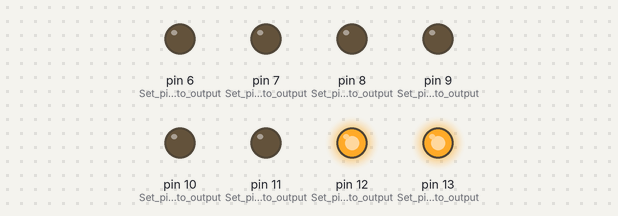
Recording of a sketch running on a simulated Arduino Uno, built with avr-gcc and run on an emulated ATmega328P. Shown: output pins drawn as LEDs (lit = HIGH).

Above: at 0.14 s.
At 5.6 s:
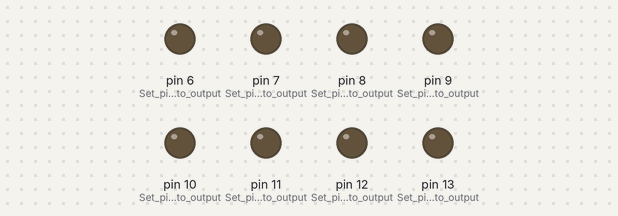
At 22.5 s:
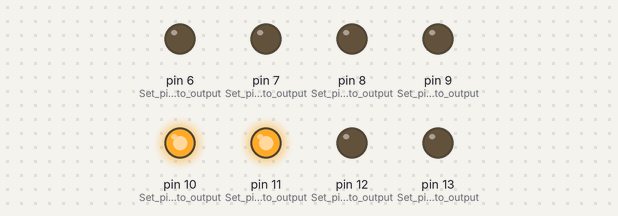
At 38.3 s:
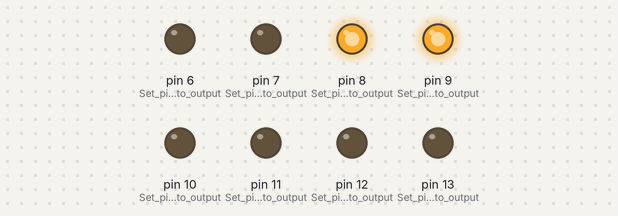
Timing chart, 0 to 40.0 s (numbered marks = the images above):
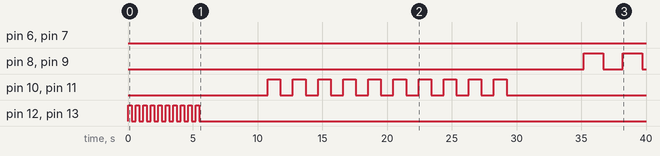

The sketch:

Cloud_s_Footprint_-_ADD.ino
```cpp
void setup() {

  //Red
  pinMode(13,OUTPUT);       // Set pin 13 to output
  pinMode(12,OUTPUT);       // Set pin 12 to output

  //Blue
  pinMode(11,OUTPUT);       // Set pin 11 to output
  pinMode(10,OUTPUT);       // Set pin 10 to output

  //Green
  pinMode(9,OUTPUT);       // Set pin 9 to output
  pinMode(8,OUTPUT);       // Set pin 8 to output

  //Yellow
  pinMode(7,OUTPUT);       // Set pin 7 to output
  pinMode(6,OUTPUT);       // Set pin 6 to output

  //Initialize

  blinkLoop();            //Cycling blink loop
  allBlink();             // Blinking all at once

  blinkRed();             //Red
  blinkBlue();            //Blue
  blinkGreen();           //Green
  blinkYellow();          //Yellow
}


void loop() {

  blinkLoop();           //Cycling blink loop
  allBlink();            //All Blinking
}


void allBlink() {

  for(int i=0; i<10; i=i+1) {

    digitalWrite(13, HIGH); //Red 1
    digitalWrite(12, HIGH); //Red 2
    digitalWrite(11, HIGH); //Blue 1
    digitalWrite(10, HIGH); //Blue 2
    digitalWrite(9, HIGH);  //Green 1
    digitalWrite(8, HIGH);  //Green 2
    digitalWrite(7, HIGH);  //Yellow 1
    digitalWrite(6, HIGH);  //Yellow 2
    delay(4360);              // Wait 4.36 seconds
    digitalWrite(13, LOW);  //Red 1
    digitalWrite(12, LOW);  //Red 2
    digitalWrite(11, LOW);  //Blue 1
    digitalWrite(10, LOW);  //Blue 2
    digitalWrite(9, LOW);   //Green 1
    digitalWrite(8, LOW);   //Green 2
    digitalWrite(7, LOW);   //Yellow 1
    digitalWrite(6, LOW);   //Yellow 2
    delay(4360);              // Wait 4.36 seconds
    }

}

void blinkLoop() {        //Cycling blink loop

  for(int i=0; i<1; i=i+1) {
    blinkRed();            // Red LED's 1 & 2
    delay(5000);             // Wait 5 seconds
    blinkBlue();           // Blue LED's 1 & 2
    delay(5000);             // Wait 5 seconds
    blinkGreen();          // Green LED's 1 & 2
    delay(5000);             // Wait 5 seconds
    blinkYellow();         // Yellow LED's 1 & 2
    delay(5000);            // Wait 5 seconds
  }
}


void blinkRed() {

  for(int i=0; i<10; i=i+1) {
    digitalWrite(13, HIGH);   // Red 1
    digitalWrite(12, HIGH);   // Red 2
    delay(290);                 //Wait .29 sec
    digitalWrite(13, LOW);    // Red 1
    digitalWrite(12, LOW);    // Red 2
    delay(290);                  //Wait .29 sec
  }
}

void blinkBlue() {

  for(int i=0; i<10; i=i+1) {
    digitalWrite(11, HIGH);   //Blue 1
    digitalWrite(10, HIGH);   //Blue 2
    delay(970);                 //Wait .97 sec
    digitalWrite(11, LOW);    //Blue 1
    digitalWrite(10, LOW);    //Blue 2
    delay(970);                 //Wait .97 sec
  }
}

void blinkGreen() {

  for(int i=0; i<10; i=i+1) {
    digitalWrite(9, HIGH);    //Green 1
    digitalWrite(8, HIGH);    //Green 2
    delay(1500);                  //Wait 1.5 sec
    digitalWrite(9, LOW);     //Green 1
    digitalWrite(8, LOW);     //Green 2
    delay(1500);                  //Wait 1.5 sec
  }
}

void blinkYellow() {

  for(int i=0; i<5; i=i+1) {
    digitalWrite(7, HIGH);    //Yellow 1
    digitalWrite(6, HIGH);    //Yellow 2
    delay(2800);                  //Wait 2.8 sec
    digitalWrite(7, LOW);     //Yellow 1
    digitalWrite(6, LOW);     //Yellow 2
    delay(2800);                  //Wait 2.8 sec
  }
}
```

Measured:
- by itself, pin 12 (Set_pin_12_to_output), pin 13 (Set_pin_13_to_output): alternates HIGH for 0.29 s and LOW for 0.29 s, 20 changes in all, then stays LOW
- by itself, pin 8 (Set_pin_8_to_output), pin 9 (Set_pin_9_to_output): LOW → HIGH at 35.2 s, → LOW 1.5 s later, → HIGH 1.5 s later, → LOW 1.5 s later, … (4 changes in this stretch)
